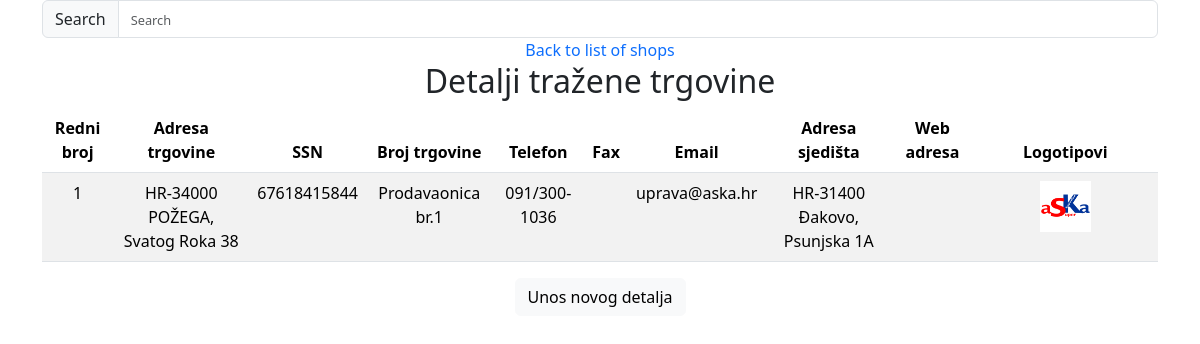
The page /shop_detail.php?shop_name=ASKA d.o.o on the database its author committed.
### tables this page shows
CREATE TABLE `shop_detail` (
  `id` int(11) NOT NULL,
  `shop_name` varchar(255) DEFAULT NULL,
  `address` varchar(255) DEFAULT NULL,
  `ssn` varchar(11) DEFAULT NULL,
  `shop number` varchar(255) DEFAULT NULL,
  `telephone` varchar(255) DEFAULT NULL,
  `fax` varchar(255) DEFAULT NULL,
  `email` varchar(255) DEFAULT NULL,
  `hq_address` varchar(255) DEFAULT NULL,
  `web_page` varchar(255) DEFAULT NULL
);

CREATE TABLE `shop_logo` (
  `id` int(11) NOT NULL,
  `shop_name` varchar(255) NOT NULL,
  `logo1_url` varchar(255) NOT NULL,
  `logo2_url` varchar(255) NOT NULL
);

### dbconn.php (called while the page is built, shortened)
<?php
class DatabaseConnection{
    public $dbconn;
    public function setDbconn( $dbconn) {$this->dbconn = $dbconn;}
	public function getDbconn() {return $this->dbconn;}
}
?>

### shop.php (called while the page is built, shortened)
<?php
include("dbconn.php");
class Shop{
    public $shop_name;
    function __construct($shop_name)
    {
        $this->shop_name=$shop_name;
    }
    function get_shop_name(){
        return $this->shop_name;
    }
    function __destruct()
    {
        $this->shop_name="";
    }
}
?>

### shop_details.php (the view, shortened to what this page needs)
<?php
include("shop.php");
class ShopDetails extends Shop{
private $id;
 public $address;
 private $ssn;
 public $shop_number;
 public $telephone;
 public $fax;
 public $email;
 public $hq_address;
 public $web_page;
 function __construct($id,$shop_name,$address,$ssn,$shop_number,$telephone,$fax,$email,$hq_address,$web_page)
 {
    $this->id=$id;
     $this->address=$address;
     $this->ssn=$ssn;
     $this->shop_number=$shop_number;
     $this->telephone=$telephone;
     $this->fax=$fax;
     $this->email=$email;
     $this->hq_address=$hq_address;
     $this->web_page=$web_page;
 }
 function __destruct()
    {
        $this->address="";
        $this->ssn="";
        $this->shop_number="";
        $this->telephone="";
        $this->fax="";
        $this->email="";
        $this->hq_address="";
        $this->web_page="";
    }
public function getAddress() {return $this->address;}
	public function getSsn() {return $this->ssn;}
	public function getShopNumber() {return $this->shop_number;}
	public function getTelephone() {return $this->telephone;}
	public function getFax() {return $this->fax;}
	public function getEmail() {return $this->email;}
	public function getHqAddress() {return $this->hq_address;}
	public function getWebPage() {return $this->web_page;}
   public function getId() {return $this->id;}
public function setId( $id): void {$this->id = $id++;}
	public function print_table_data(){
        echo "<td>".$this->getId()."</td>";
		echo "<td>".$this->getAddress()."</td>";
        echo "<td>".$this->getSsn()."</td>";
        echo "<td>".$this->getShopNumber()."</td>";
        echo "<td>".$this->getTelephone()."</td>";
        echo "<td>".$this->getFax()."</td>";
        echo "<td>".$this->getEmail()."</td>";
        echo "<td>".$this->getHqAddress()."</td>";
        echo "<td>".$this->getWebPage()."</td>";
    }
}
?>

### functions.php (shortened to what this page needs)
<?php
include("shop_details.php");
function print_shop_details($shop_name)
{
  if (isset($_GET['shop_name'])) {
    include("shop_logo.php");
    $shop = new Shop($shop_name);
    $connection = new DatabaseConnection("localhost", "root", "", "bills", "utf8");
    $connection->connectToDatabase();
    $sql = "SELECT * FROM shop_detail WHERE shop_name='" . $shop->get_shop_name() . "'";
    $query = mysqli_query($connection->getDbconn(), $sql);
    $sql2 = "SELECT * FROM shop_logo WHERE shop_name='" . $shop->get_shop_name() . "'";
    $exe_q = mysqli_query($connection->getDbconn(), $sql2);
    $id = 0;
    echo "<h2>Detalji tražene trgovine</h2>";
    echo "<table class='table table-striped'>";
    echo "<thead><tr><th scope='col'>Redni broj</th><th scope='col'>Adresa trgovine</th><th scope='col'>SSN</th><th scope='col'>Broj trgovine</th><th scope='col'>Telefon</th><th scope='col'>Fax</th>
    <th scope='col'>Email</th>
    <th scope='col'>Adresa sjedišta</th>
    <th scope='col'>Web adresa</th>
    <th scope='col'>Logotipovi</th>
    </tr></thead>";
    echo "<tbody>";
    while ($res = mysqli_fetch_array($query)) {
      echo "<tr>";
      $id++;
      $details = new ShopDetails($id, $shop_name, $res['address'], $res['ssn'], $res['shop number'], $res['telephone'], $res['fax'], $res['email'], $res['hq_address'], $res['web_page']);
      $details->print_table_data();
      while ($res2 = mysqli_fetch_array($exe_q)) {
        $logo = new Shop_Logo($shop_name, $res2['logo1_url'], $res2['logo2_url']);
        $logo->print_logo();
      }
      echo "</tr>";
    }
    echo "</tbody>";
    echo "</table>";
    echo "<p><form method='post'><button class='btn btn-light' name='innsd'>Unos novog detalja</button></form>";
  } else {
    print_navigation();
  }
}

### shop_logo.php (shortened to what this page needs)
<?php
class Shop_Logo extends Shop{
    public $logo1_url;
    public function __construct($shop_name ,$logo1_url,  $logo2_url){
        $this->shop_name=$shop_name;
        $this->logo1_url = $logo1_url;
        $this->logo2_url = $logo2_url;}
	public function getLogo1Url() {return $this->logo1_url;}
	function print_logo(){
       $sn=$this->get_shop_name();
        echo "<td><img src='".$this->getLogo1Url()."' alt='".$sn."' class='logo'></td>";
    }
}
?>

### bills.css (style rules this page uses)
.logo { width: 30%; height: 30%; }

### rows shown on the page
shop_detail: address "HR-34000 POŽEGA, Svatog Roka 38", ssn "67618415844", shop number "Prodavaonica br.1", telephone "091/300-1036", email "uprava@aska.hr", hq_address "HR-31400 Đakovo, Psunjska 1A"
shop_logo: logo1_url (picture)
